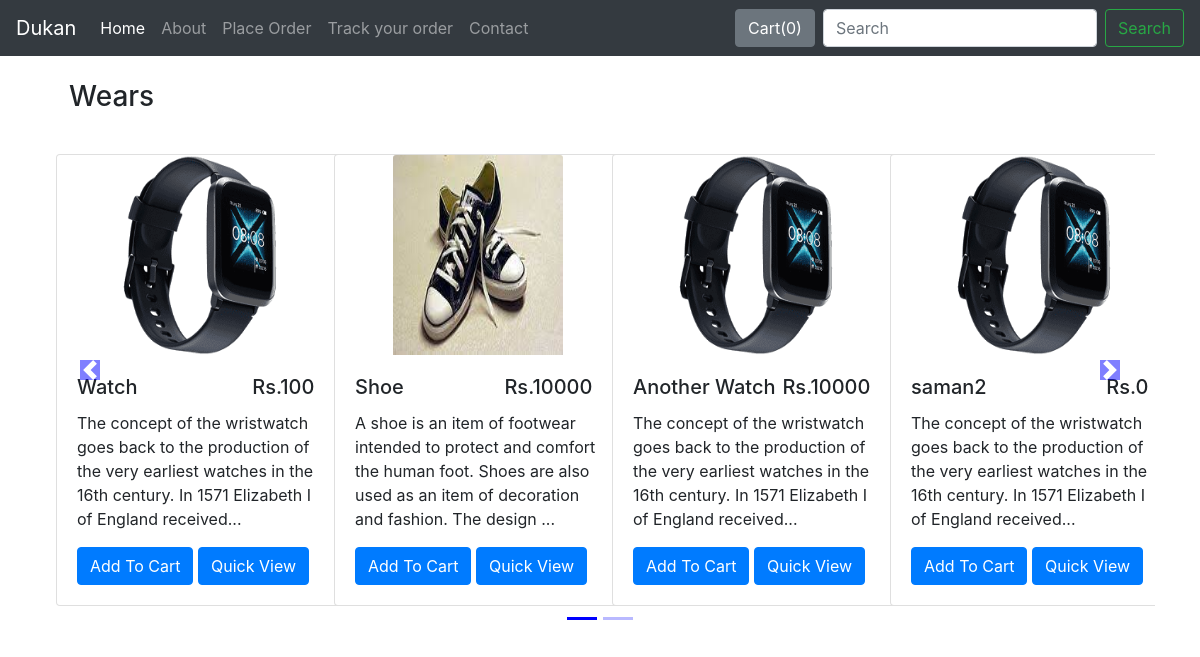
The page / on the database its author committed.
### dukan/models.py (models this page shows, shortened)
class saman(models.Model):
    product_id = models.AutoField
    product_name = models.CharField(max_length=50, default='')
    product_desc = models.CharField(max_length=200000, default="")
    price = models.IntegerField(default=0)
    image = models.ImageField(upload_to="images/", default="")
    category = models.CharField(max_length=50,default='')
    mfd = models.TimeField(default=timezone.now())

### dukan/views.py (the view)
# urls.py: path('', views.home, name="Home"),
def home(request):
    allProds = []
    catprods = saman.objects.values('category', 'id')
    cats = {item['category'] for item in catprods}
    for cat in cats:
        prod = saman.objects.filter(category=cat)
        n = len(prod)
        nSlides = n // 4 + math.ceil((n / 4) - (n // 4))
        allProds.append([prod, range(1, nSlides), nSlides])
    params = {'allProds': allProds}
    return render(request, 'home.html', params)

### dukan/templates/home.html (shortened to what this page needs)
{% extends 'base.html' %}  {% block body %} {% load static %}
<div class="container">
    {% for product, range, nSlides in allProds %}
    <h3 class="my-4 mx-4">{{product.0.category}}</h3>
    <div class="row">
        <div id="demo{{forloop.counter}}" class="col carousel slide my-3" data-ride="carousel">
            <ul class="carousel-indicators">
                <li data-target="#demo{{forloop.counter}}" data-slide-to="0" class="active"></li>
                {% for i in range %}
                <li data-target="#demo{{forloop.parentloop.counter}}" data-slide-to="{{i}}"></li>
                {% endfor %}
            </ul>
            <div class="container carousel-inner no-padding">
                <div class="carousel-item active">
                    {% for i in product %}
                    <div class="col-xs-3 col-sm-3 col-md-3">
                        <div class="card align-items-center" style="width: 18rem;min-height:450px;">
                            <img src='/media/{{i.image}}' class="card-img-top" alt="...">
                            <div class="card-body">
                            <div class="bold">
                                <h5 class="card-title" id="namepr{{i.id}}">{{i.product_name}}</h5>
                                <h6 class="bold justify-content-between" id="pricepr{{i.id}}">Rs.{{i.price}}</h6>
                            </div>
                             {%if i.product_desc|length >= 150%}
                                    <p class="card-text">{{i.product_desc|slice:":147"}}...</p>
                                    <span id="divpr{{i.id}}" class="divpr" >
                                    <button id="pr{{i.id}}" class="btn btn-primary cart">Add To Cart</button>
                                </span>
                                    <a href="/Product/{{i.product_name}}"><button id="qv{{i.id}}" class="btn btn-primary">Quick View</button></a> </div>
                            {%endif%}
                        </div>
                    </div>
                    {% if forloop.counter|divisibleby:4 and forloop.counter > 0 and not forloop.last %}
                </div>
                    {% endif %} {% endfor %}
            </div>
        </div>
        <a class="carousel-control-prev" href="#demo{{forloop.counter}}" data-slide="prev">
            <span class="carousel-control-prev-icon"></span>
        </a>
        <a class="carousel-control-next" href="#demo{{forloop.counter}}" data-slide="next">
            <span class="carousel-control-next-icon"></span>
        </a>
    </div>
    {% endfor %}
</div>
{% endblock%}

### dukan/templates/base.html (shortened to what this page needs)
<!doctype html>
<html lang="en">
<head>
    <link rel="stylesheet" href="https://stackpath.bootstrapcdn.com/bootstrap/4.2.1/css/bootstrap.min.css">
</head>
<body>
    <nav class="navbar navbar-expand-lg navbar-dark bg-dark">
        <a class="navbar-brand" href="/">Dukan</a>
        <div class="collapse navbar-collapse" id="navbarSupportedContent">
            <ul class="navbar-nav mr-auto">
                <li class="nav-item active">
                    <a class="nav-link" href="/">Home <span class="sr-only">(current)</span></a>
                </li>
                <li class="nav-item">
                    <a class="nav-link" href="/About">About</a>
                </li>
                <li class="nav-item">
                    <a class="nav-link" href="/Checkout">Place Order</a>
                </li>
                <li class="nav-item">
                    <a class="nav-link" href="/Tracker">Track your order</a>
                </li>
                <li class="nav-item">
                    <a class="nav-link" href="/Contact">Contact</a>
                </li>
            </ul>
            <button type="button" class="btn btn-secondary mx-2" id="popcart" data-container="body" data-toggle="popover" data-placement="bottom" data-html="true" data-content="Vivamus sagittis lacus vel augue laoreet rutrum faucibus.">
            Cart(<span id="cart">0</span>)
            </button>
            <form class="form-inline my-2 my-lg-0" method="POST" action="/Search">
                <input class="form-control mr-sm-2" type="search" placeholder="Search" aria-label="Search" name="searchedabout">
                <button class="btn btn-outline-success my-2 my-sm-0" type="submit">Search</button>
            </form>
        </div>
    </nav>
    {% block body %} {% endblock %}
</body>
</html>

### rows shown on the page
saman: category "Wears", image (picture), product_name "Watch", price "100", product_desc "The concept of the wristwatch goes back to the production of the very earliest watches in the 16th century. In 1571 Elizabeth I of England received"
saman: image (picture), product_name "Shoe", price "10000", product_desc "A shoe is an item of footwear intended to protect and comfort the human foot. Shoes are also used as an item of decoration and fashion. The design"
saman: image (picture), product_name "Another Watch", price "10000", product_desc "The concept of the wristwatch goes back to the production of the very earliest watches in the 16th century. In 1571 Elizabeth I of England received"
saman: image (picture), product_name "saman2", price "0", product_desc "The concept of the wristwatch goes back to the production of the very earliest watches in the 16th century. In 1571 Elizabeth I of England received"
